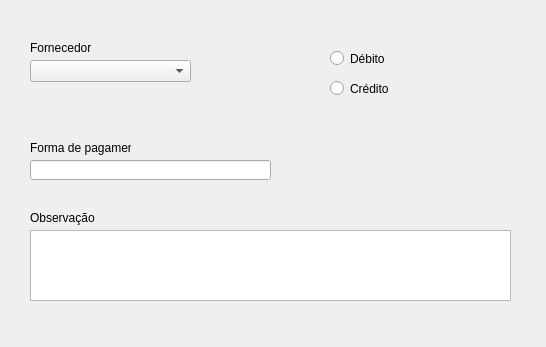
<?xml version="1.0" encoding="UTF-8"?>
<ui version="4.0">
 <class>FormaPagamento</class>
 <widget class="QDialog" name="FormaPagamento">
  <property name="geometry">
   <rect>
    <x>0</x>
    <y>0</y>
    <width>546</width>
    <height>347</height>
   </rect>
  </property>
  <property name="windowTitle">
   <string>Dialog</string>
  </property>
  <widget class="QLabel" name="label_2">
   <property name="geometry">
    <rect>
     <x>30</x>
     <y>40</y>
     <width>91</width>
     <height>16</height>
    </rect>
   </property>
   <property name="text">
    <string>Fornecedor</string>
   </property>
  </widget>
  <widget class="QComboBox" name="cbFornecedor">
   <property name="geometry">
    <rect>
     <x>30</x>
     <y>60</y>
     <width>161</width>
     <height>22</height>
    </rect>
   </property>
  </widget>
  <widget class="QLabel" name="label_6">
   <property name="geometry">
    <rect>
     <x>30</x>
     <y>210</y>
     <width>101</width>
     <height>16</height>
    </rect>
   </property>
   <property name="text">
    <string>Observação</string>
   </property>
  </widget>
  <widget class="QLabel" name="label_3">
   <property name="geometry">
    <rect>
     <x>30</x>
     <y>140</y>
     <width>101</width>
     <height>16</height>
    </rect>
   </property>
   <property name="text">
    <string>Forma de pagamento</string>
   </property>
  </widget>
  <widget class="QPlainTextEdit" name="pteObs">
   <property name="geometry">
    <rect>
     <x>30</x>
     <y>230</y>
     <width>481</width>
     <height>71</height>
    </rect>
   </property>
  </widget>
  <widget class="QLineEdit" name="leFormaPagamento">
   <property name="geometry">
    <rect>
     <x>30</x>
     <y>160</y>
     <width>241</width>
     <height>20</height>
    </rect>
   </property>
  </widget>
  <widget class="QRadioButton" name="rbDebita">
   <property name="geometry">
    <rect>
     <x>330</x>
     <y>50</y>
     <width>82</width>
     <height>17</height>
    </rect>
   </property>
   <property name="text">
    <string>Débito</string>
   </property>
  </widget>
  <widget class="QRadioButton" name="rbCredito">
   <property name="geometry">
    <rect>
     <x>330</x>
     <y>80</y>
     <width>101</width>
     <height>17</height>
    </rect>
   </property>
   <property name="text">
    <string>Crédito</string>
   </property>
  </widget>
 </widget>
 <resources/>
 <connections/>
</ui>
